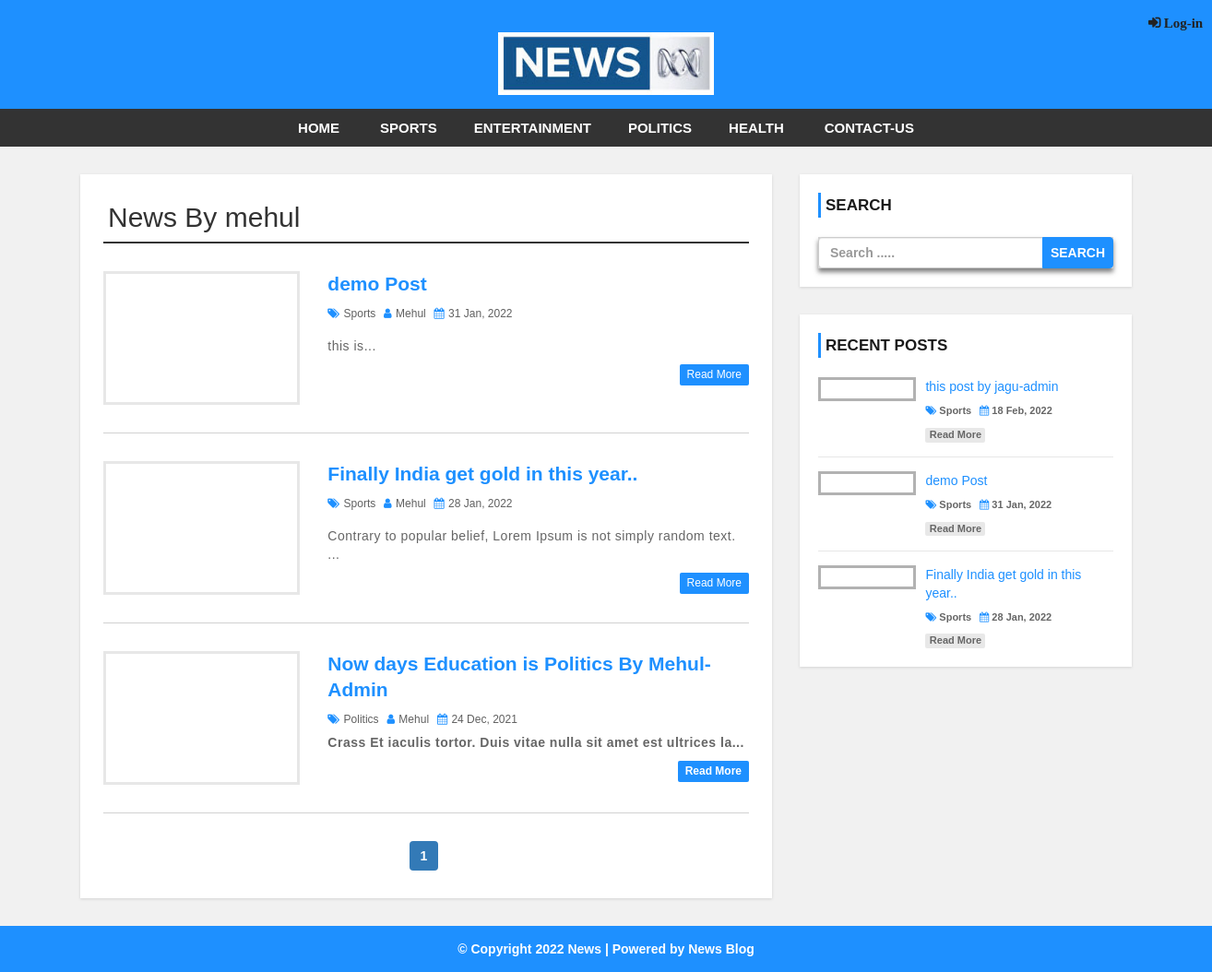
The page /author.php?aid=42 on the database its author committed.
### tables this page shows
CREATE TABLE `settings` (
  `id` int(11) NOT NULL,
  `websitename` varchar(60) NOT NULL,
  `logo` varchar(50) NOT NULL,
  `footerdesc` varchar(255) NOT NULL
);

CREATE TABLE `category` (
  `category_id` int(11) NOT NULL,
  `category_name` varchar(100) NOT NULL,
  `post` int(11) NOT NULL DEFAULT 0
);

CREATE TABLE `user` (
  `user_id` int(10) UNSIGNED NOT NULL,
  `first_name` varchar(30) NOT NULL,
  `last_name` varchar(30) NOT NULL,
  `username` varchar(30) DEFAULT NULL,
  `email` varchar(50) DEFAULT NULL,
  `password` varchar(40) DEFAULT NULL,
  `role` int(11) NOT NULL,
  `user_img` varchar(50) DEFAULT NULL
);

CREATE TABLE `post` (
  `post_id` int(11) NOT NULL,
  `title` varchar(100) NOT NULL,
  `description` text NOT NULL,
  `category` varchar(100) NOT NULL,
  `post_date` varchar(50) NOT NULL,
  `author` int(11) NOT NULL,
  `post_img` varchar(100) NOT NULL
);

### config.php (called while the page is built, shortened)
<?php
$hostname = "http://localhost/news-web";
?>

### author.php (the view, shortened to what this page needs)
<?php include 'header.php'; ?>
    <div id="main-content">
      <div class="container">
        <div class="row">
            <div class="col-md-8">
              <div class="post-container">
                <?php
                include "config.php";
                if(isset($_GET['aid'])){
                  $auth_id = $_GET['aid'];
                  $sql1 = "SELECT * FROM post JOIN user
                          ON post.author = user.user_id
                          WHERE post.author = {$auth_id}";
                  $result1 = mysqli_query($conn, $sql1) or die("Query Failed.");
                  $row1 = mysqli_fetch_assoc($result1);
                ?>
                <h2 class="page-heading">News By <?php echo $row1['username']; ?></h2>
                <?php
                  $limit = 3;
                  if(isset($_GET['page'])){
                    $page = $_GET['page'];
                  }else{
                    $page = 1;
                  }
                  $offset = ($page - 1) * $limit;
                  $sql = "SELECT post.post_id, post.title, post.description,post.post_date,post.author,
                  category.category_name,user.username,post.category,post.post_img FROM post
                  LEFT JOIN category ON post.category = category.category_id
                  LEFT JOIN user ON post.author = user.user_id
                  WHERE post.author = {$auth_id}
                  ORDER BY post.post_id DESC LIMIT {$offset},{$limit}";
                  $result = mysqli_query($conn, $sql) or die("Query Failed.");
                  if(mysqli_num_rows($result) > 0){
                    while($row = mysqli_fetch_assoc($result)) {
                ?>
                  <div class="post-content">
                      <div class="row">
                          <div class="col-md-4">
                            <a class="post-img" href="single.php?id=<?php echo $row['post_id']; ?>"><img src="admin/upload/<?php echo $row['post_img']; ?>" alt=""/></a>
                          </div>
                          <div class="col-md-8">
                            <div class="inner-content clearfix">
                                <h3><a href='single.php?id=<?php echo $row['post_id']; ?>'><?php echo $row['title']; ?></a></h3>
                                <div class="post-information">
                                    <span>
                                        <i class="fa fa-tags" aria-hidden="true"></i>
                                        <a href='category.php?cid=<?php echo $row['category']; ?>'><?php echo $row['category_name']; ?></a>
                                    </span>
                                    <span>
                                        <i class="fa fa-user" aria-hidden="true"></i>
                                        <a href='author.php?aid=<?php echo $row['author']; ?>'><?php echo $row['username']; ?></a>
                                    </span>
                                    <span>
                                        <i class="fa fa-calendar" aria-hidden="true"></i>
                                        <?php echo $row['post_date']; ?>
                                    </span>
                                </div>
                                <p class="description">
                                    <?php echo substr($row['description'],0,130) . "..."; ?>
                                </p>
                                <a class='read-more pull-right' href='single.php?id=<?php echo $row['post_id']; ?>'>read more</a>
                            </div>
                          </div>
                      </div>
                  </div>
                  <?php
                    }
                  }else{
                    echo "<h2>No Record Found.</h2>";
                  }
                  if(mysqli_num_rows($result1) > 0){
                    $total_records = mysqli_num_rows($result1);
                    $total_page = ceil($total_records / $limit);
                    echo '<ul class="pagination admin-pagination">';
                    for($i = 1; $i <= $total_page; $i++){
                      if($i == $page){
                        $active = "active";
                      }else{
                        $active = "";
                      }
                      echo '<li class="'.$active.'"><a href="author.php?aid='.$auth_id .'&page='.$i.'">'.$i.'</a></li>';
                    }
                    echo '</ul>';
                  }
                }else{
                  echo "<h2>No Record Found.</h2>";
                }
                  ?>
              </div>
            </div>
            <?php include 'sidebar.php'; ?>
        </div>
      </div>
    </div>
<?php include 'footer.php'; ?>

### header.php (shortened to what this page needs)
<?php
  include "config.php";
?>
<!DOCTYPE html>
<html lang="en">
<head>
    <link rel="stylesheet" href="css/bootstrap.min.css" />
    <link rel="stylesheet" href="css/font-awesome.css">
    <link rel="stylesheet" href="css/style.css">
    <link rel="stylesheet" href="css/style2.css">
</head>
<body>
<div id="header">
    <?php
    if(isset($_SESSION["username"])){ ?>
        <div class="col-md-offset-9">
              <a href="profile.php?id=<?php echo $_SESSION['user_id']; ?>">
                <img class="img-circle" id="user-img-front" src="<?php echo 'images/' . $_SESSION['n_user_img']; ?>">
              </a>
              <span id="hello-user">Hello </span>
              <span id="hello-user"><?php echo $_SESSION["username"]; ?></span>
              <a href="log-out.php" id="admin-logout-front">logout</a>
        </div>
    <?php }else{ ?>
          <a href='log-in.php' style='margin-left: 1230px; margin-top: -10px;'>
            <i class="fa fa-sign-in" style="font-weight: bold; font-size: 15px;"> Log-in</i>
          </a>
    <?php }
    ?>
    <div class="container">
        <div class="row">
            <div class=" col-md-offset-4 col-md-4">
              <?php
                include "config.php";
                $sql = "SELECT * FROM settings";
                $result = mysqli_query($conn, $sql) or die("Query Failed.");
                if(mysqli_num_rows($result) > 0){
                  while($row = mysqli_fetch_assoc($result)) {
                    if($row['logo'] == ""){
                      echo '<a href="index.php"><h1>'.$row['websitename'].'</h1></a>';
                    }else{
                      echo '<a href="index.php" id="logo"><img src="admin/images/'. $row['logo'] .'"></a>';
                    }
                  }
                }
                ?>
            </div>
        </div>
    </div>
</div>
<div id="menu-bar">
    <div class="container">
        <div class="row">
            <div class="col-md-12">
              <?php
                include "config.php";
                $sql = "SELECT * FROM category WHERE post > 0";
                $result = mysqli_query($conn, $sql) or die("Query Failed. : Category");
                if(mysqli_num_rows($result) > 0){
                  $active = "";
              ?>
                <ul class='menu'>
                  <li><a href='<?php echo $hostname; ?>'>Home</a></li>
                  <?php while($row = mysqli_fetch_assoc($result)) {
                    echo "<li><a class='{$active}' href='category.php?cid={$row['category_id']}'>{$row['category_name']}</a></li>";
                  } ?>
                  <li><a href='contact.php'>Contact-Us</a></li>
                </ul>
                <?php } ?>
            </div>
        </div>
    </div>
</div>

### sidebar.php (shortened to what this page needs)
<div id="sidebar" class="col-md-4">
    <div class="search-box-container">
        <h4>Search</h4>
        <form class="search-post" action="search.php" method ="GET">
            <div class="input-group">
                <input type="text" name="search" class="form-control" placeholder="Search .....">
                <span class="input-group-btn">
                    <button type="submit" class="btn btn-danger">Search</button>
                </span>
            </div>
        </form>
    </div>
    <div class="recent-post-container">
        <h4>Recent Posts</h4>
        <?php
        include "config.php";
        $limit = 3;
        $sql = "SELECT post.post_id, post.title, post.post_date,
        category.category_name,post.category,post.post_img FROM post
        LEFT JOIN category ON post.category = category.category_id
        ORDER BY post.post_id DESC LIMIT {$limit}";
        $result = mysqli_query($conn, $sql) or die("Query Failed. : Recent Post");
        if(mysqli_num_rows($result) > 0){
          while($row = mysqli_fetch_assoc($result)) {
      ?>
        <div class="recent-post">
            <a class="post-img" href="single.php?id=<?php echo $row['post_id']; ?>">
            </a>
            <div class="post-content">
                <h5><a href="single.php?id=<?php echo $row['post_id']; ?>"><?php echo $row['title']; ?></a></h5>
                <span>
                    <i class="fa fa-tags" aria-hidden="true"></i>
                    <a href='category.php?cid=<?php echo $row['category']; ?>'><?php echo $row['category_name']; ?></a>
                </span>
                <span>
                    <i class="fa fa-calendar" aria-hidden="true"></i>
                    <?php echo $row['post_date']; ?>
                </span>
                <a class="read-more" href="single.php?id=<?php echo $row['post_id']; ?>">read more</a>
            </div>
        </div>
    <?php
      }
    }
    ?>
    </div>
</div>

### footer.php
<div id ="footer">
    <div class="container">
        <div class="row">
            <div class="col-md-12">
              <?php
                include "config.php";
                $sql = "SELECT * FROM settings";
                $result = mysqli_query($conn, $sql) or die("Query Failed.");
                if(mysqli_num_rows($result) > 0){
                  while($row = mysqli_fetch_assoc($result)) {
              ?>
                <span><?php echo $row['footerdesc']; ?></span>
              <?php
                }
              }
              ?>
            </div>
        </div>
    </div>
</div>
</body>
</html>

### css/style.css (style rules this page uses)
body { background: #f1f1f1; font-family: sans-serif,arial,Helvetica; }
a, a:hover, a:focus { text-decoration: none; outline: none; }
ul { margin:0; padding:0; list-style:none; }
h2.page-heading { margin: 5px 0 30px; padding: 0 5px 10px; border-bottom: 2px solid #333; }
form { background: lightgrey; padding: 25px; box-shadow: 0 4px 5px rgba(0.5,0.5,0.5,0.5); }
#header { background: #1e90ff; text-align: center; padding: 15px; }
#logo { display: inline-block; width: 65%; }
#logo img { width: 100%; }
#menu-bar { background: #333; text-align: center; }
#menu-bar .menu > li { display: inline-block; }
.menu > li > a { padding: 10px 20px; display: block; text-transform: uppercase; color: #fff; font-size: 15px; font-weight:600; transition:all 0.5s ease 0s; }
#main-content { padding: 30px 0; min-height: 750px; }
#main-content .post-container { background-color: #fff; padding: 25px; box-shadow: 0 1px 3px rgba(0, 0, 0, 0.13); }
#main-content .post-content { border-bottom: 1px solid #d1d1d1; padding: 0 0 30px; margin-bottom:30px; }
#main-content .post-content .post-img { border: 3px solid #e7e7e7; display: block; height: 145px; overflow: hidden; transition: border .3s; }
#main-content .post-content h3 { font-size: 21px; line-height: 28px; font-weight: 600; margin: 0 0 7px; }
#main-content .post-content h3 a { color: #1e90ff; transition:all 0.3s; }
#main-content .post-content .post-information span { color: #606060; font-size: 12px; text-transform: capitalize; margin: 0 5px 5px 0; display: inline-block; }
#main-content .post-content .post-information i { color: #1e90ff; margin-right: 1px; }
#main-content .post-content .post-information a { color: #606060; text-decoration: none; }
#main-content .post-content p, #main-content .single-post p { color: #666; font-size: 14px; letter-spacing: 0.5px; margin:0 0 10px; }
#main-content .post-content a.read-more { color: #fff; background-color: #1E90FF; font-size: 12px; text-transform: capitalize; padding: 3px 8px; border-radius: 2px; transition: all 0.3s; }
.pagination { display: block; text-align: center; margin: 0; }
.pagination li { display:inline-block; margin: 0 5px 0 0; }
.pagination li a { border: none; background: #1e90ff; color: #fff; }
i.fa { color:#222; }
#sidebar h4 { color: #1A1A1A; font-size: 17px; line-height: 27px; font-weight:600; text-transform: uppercase; padding: 0 0 0 5px; margin: 0 0 21px; border-left: 3px solid #1e90ff; }
#sidebar .search-box-container { background-color: #fff; padding: 20px; margin: 0 0 30px; box-shadow: 0 1px 3px rgba(0, 0, 0, 0.13); }
#sidebar .search-post { padding: 0; }
#sidebar .search-post input { color: #606060; }
#sidebar .search-post .btn { font-weight: 600; text-transform: uppercase; padding: 6px 8px; background-color: #1E90FF; border-color: #1E90FF; outline: none; }
#sidebar .recent-post-container { padding: 20px; background: #fff; box-shadow: 0 1px 3px rgba(0, 0, 0, 0.13); }
#sidebar .recent-post { border-bottom: 1px solid #e7e7e7; padding: 0 0 15px; margin: 0 0 15px; }
#sidebar .recent-post:last-child { margin: 0; padding: 0; border: none; }
#sidebar .recent-post .post-img { display: inline-block; width: 33%; border: 3px solid rgba(0,0,0,0.3); vertical-align: top; transition: border .3s; }
#sidebar .recent-post .post-content { width: 65%; display: inline-block; border: none; padding: 0 0 0 7px; margin: 0; }
#sidebar .recent-post h5 { font-size: 14px; line-height: 20px; margin: 0 0 5px; }
#sidebar .recent-post h5 a { color: #1E90FF; }
#sidebar .recent-post span { color: #666; font-size: 11px; display: inline-block; margin: 0 5px 10px 0; }
#sidebar .recent-post span a { color: #666; }
#sidebar .recent-post span i { color: #1E90FF; }
#sidebar .recent-post a.read-more { color: #666; background-color: rgba(0,0,0,0.09); width: 65px; font-size: 11px; text-align: center; padding: 0; display: block; transition: all 0.3s; }
#footer { color: #fff; padding:15px 0; text-align:center; background-color:#1e90ff; }
#footer a { color:#fff; }

### rows shown on the page
settings: logo (picture), footerdesc "© Copyright 2022 News | Powered by News Blog"
category: category_name "SPORTS"
category: category_name "ENTERTAINMENT"
category: category_name "POLITICS"
category: category_name "HEALTH"
user: username "mehul"
post: title "demo Post", category.category_name "Sports", user.username "Mehul", post_date "31 Jan, 2022", description "this is"
post: title "Finally India get gold in this year..", category.category_name "Sports", user.username "Mehul", post_date "28 Jan, 2022", description "Contrary to popular belief, Lorem Ipsum is not simply random text."
post: title "Now days Education is Politics By Mehul-Admin", category.category_name "Politics", user.username "Mehul", post_date "24 Dec, 2021", description "Crass Et iaculis tortor. Duis vitae nulla sit amet est ultrices la"
post: title "this post by jagu-admin", category.category_name "Sports", post_date "18 Feb, 2022"
